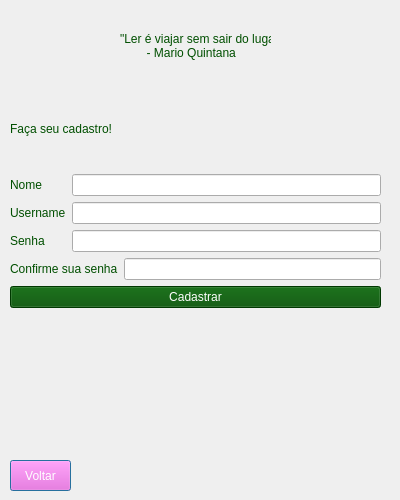
<?xml version="1.0" encoding="UTF-8"?>
<ui version="4.0">
 <class>singupwindow</class>
 <widget class="QDialog" name="singupwindow">
  <property name="geometry">
   <rect>
    <x>0</x>
    <y>0</y>
    <width>400</width>
    <height>500</height>
   </rect>
  </property>
  <property name="windowTitle">
   <string>Dialog</string>
  </property>
  <property name="styleSheet">
   <string notr="true">background-image: url(&quot;:/images/bg_login2.jpg&quot;);
background-position: center</string>
  </property>
  <widget class="QPushButton" name="btn_voltar">
   <property name="geometry">
    <rect>
     <x>10</x>
     <y>460</y>
     <width>61</width>
     <height>31</height>
    </rect>
   </property>
   <property name="styleSheet">
    <string notr="true">background: rgb(255, 82, 223);
font: 10pt &quot;Times New Roman&quot;;
color: rgb(255, 255, 255);</string>
   </property>
   <property name="text">
    <string>Voltar</string>
   </property>
  </widget>
  <widget class="QLabel" name="texto_frase">
   <property name="geometry">
    <rect>
     <x>120</x>
     <y>20</y>
     <width>151</width>
     <height>51</height>
    </rect>
   </property>
   <property name="layoutDirection">
    <enum>Qt::LayoutDirection::LeftToRight</enum>
   </property>
   <property name="styleSheet">
    <string notr="true">color: rgb(0,79,0);
font: 9pt &quot;Times New Roman&quot;;
</string>
   </property>
   <property name="text">
    <string>&quot;Ler é viajar sem sair do lugar.&quot;
        - Mario Quintana</string>
   </property>
  </widget>
  <widget class="QWidget" name="layoutWidget">
   <property name="geometry">
    <rect>
     <x>10</x>
     <y>90</y>
     <width>371</width>
     <height>301</height>
    </rect>
   </property>
   <layout class="QGridLayout" name="gridLayout_2">
    <item row="0" column="0">
     <widget class="QLabel" name="txt_cadastro">
      <property name="styleSheet">
       <string notr="true">color: rgb(0, 79, 0);
font: 20pt &quot;Times New Roman&quot;;</string>
      </property>
      <property name="text">
       <string>Faça seu cadastro!</string>
      </property>
     </widget>
    </item>
    <item row="1" column="0">
     <layout class="QGridLayout" name="gridLayout">
      <item row="0" column="0">
       <widget class="QLabel" name="txt_nome">
        <property name="styleSheet">
         <string notr="true">color: rgb(0, 79, 0);
font: 9pt &quot;Times New Roman&quot;;</string>
        </property>
        <property name="text">
         <string>Nome</string>
        </property>
       </widget>
      </item>
      <item row="0" column="1" colspan="2">
       <widget class="QLineEdit" name="insert_nome">
        <property name="maxLength">
         <number>100</number>
        </property>
       </widget>
      </item>
      <item row="1" column="0">
       <widget class="QLabel" name="txt_username">
        <property name="styleSheet">
         <string notr="true">color: rgb(0, 79, 0);
font: 9pt &quot;Times New Roman&quot;;</string>
        </property>
        <property name="text">
         <string>Username</string>
        </property>
       </widget>
      </item>
      <item row="1" column="1" colspan="2">
       <widget class="QLineEdit" name="insert_username"/>
      </item>
      <item row="2" column="0">
       <widget class="QLabel" name="txt_senha">
        <property name="styleSheet">
         <string notr="true">color: rgb(0, 79, 0);
font: 9pt &quot;Times New Roman&quot;;</string>
        </property>
        <property name="text">
         <string>Senha</string>
        </property>
       </widget>
      </item>
      <item row="2" column="1" colspan="2">
       <widget class="QLineEdit" name="insert_senha">
        <property name="maxLength">
         <number>20</number>
        </property>
        <property name="echoMode">
         <enum>QLineEdit::EchoMode::Password</enum>
        </property>
       </widget>
      </item>
      <item row="3" column="0" colspan="2">
       <widget class="QLabel" name="txt_senha_2">
        <property name="styleSheet">
         <string notr="true">color: rgb(0, 79, 0);
font: 9pt &quot;Times New Roman&quot;;</string>
        </property>
        <property name="text">
         <string>Confirme sua senha</string>
        </property>
       </widget>
      </item>
      <item row="3" column="2">
       <widget class="QLineEdit" name="insert_senha_2">
        <property name="maxLength">
         <number>20</number>
        </property>
        <property name="echoMode">
         <enum>QLineEdit::EchoMode::Password</enum>
        </property>
       </widget>
      </item>
     </layout>
    </item>
    <item row="2" column="0">
     <widget class="QPushButton" name="btn_cadastro">
      <property name="styleSheet">
       <string notr="true">background: rgb(0, 79, 0);
color: rgb(255,255,255);
font: 9pt &quot;Times New Roman&quot;;</string>
      </property>
      <property name="text">
       <string>Cadastrar</string>
      </property>
     </widget>
    </item>
    <item row="3" column="0">
     <widget class="QLabel" name="txt_erro">
      <property name="styleSheet">
       <string notr="true">color: rgb(255, 0, 0);
font: 8pt &quot;Times New Roman&quot;;</string>
      </property>
      <property name="text">
       <string/>
      </property>
     </widget>
    </item>
   </layout>
  </widget>
  <zorder>layoutWidget</zorder>
  <zorder>btn_voltar</zorder>
  <zorder>texto_frase</zorder>
 </widget>
 <resources/>
 <connections/>
</ui>
